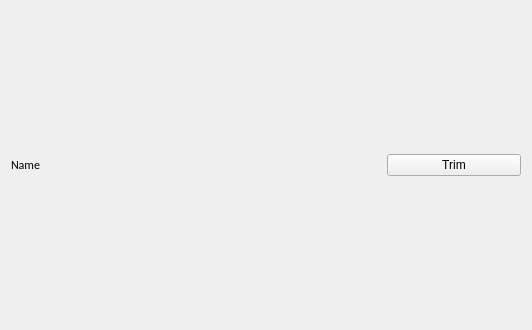
<?xml version="1.0" encoding="UTF-8"?>
<ui version="4.0">
 <class>FileItem</class>
 <widget class="QWidget" name="FileItem">
  <property name="geometry">
   <rect>
    <x>0</x>
    <y>0</y>
    <width>532</width>
    <height>330</height>
   </rect>
  </property>
  <property name="focusPolicy">
   <enum>Qt::ClickFocus</enum>
  </property>
  <property name="windowTitle">
   <string>Form</string>
  </property>
  <layout class="QHBoxLayout" name="horizontalLayout">
   <property name="topMargin">
    <number>15</number>
   </property>
   <property name="rightMargin">
    <number>11</number>
   </property>
   <property name="bottomMargin">
    <number>15</number>
   </property>
   <item>
    <widget class="QLabel" name="file_name">
     <property name="sizePolicy">
      <sizepolicy hsizetype="Fixed" vsizetype="Fixed">
       <horstretch>0</horstretch>
       <verstretch>0</verstretch>
      </sizepolicy>
     </property>
     <property name="minimumSize">
      <size>
       <width>150</width>
       <height>0</height>
      </size>
     </property>
     <property name="maximumSize">
      <size>
       <width>150</width>
       <height>16777215</height>
      </size>
     </property>
     <property name="font">
      <font>
       <family>Calibri</family>
      </font>
     </property>
     <property name="text">
      <string>Name</string>
     </property>
     <property name="wordWrap">
      <bool>true</bool>
     </property>
    </widget>
   </item>
   <item>
    <spacer name="horizontalSpacer">
     <property name="orientation">
      <enum>Qt::Horizontal</enum>
     </property>
     <property name="sizeType">
      <enum>QSizePolicy::Minimum</enum>
     </property>
     <property name="sizeHint" stdset="0">
      <size>
       <width>40</width>
       <height>20</height>
      </size>
     </property>
    </spacer>
   </item>
   <item>
    <widget class="CutControls" name="cut_controls" native="true"/>
   </item>
   <item>
    <spacer name="horizontalSpacer_2">
     <property name="orientation">
      <enum>Qt::Horizontal</enum>
     </property>
     <property name="sizeType">
      <enum>QSizePolicy::Minimum</enum>
     </property>
     <property name="sizeHint" stdset="0">
      <size>
       <width>40</width>
       <height>20</height>
      </size>
     </property>
    </spacer>
   </item>
   <item>
    <widget class="QPushButton" name="pushButton">
     <property name="focusPolicy">
      <enum>Qt::StrongFocus</enum>
     </property>
     <property name="text">
      <string>Trim</string>
     </property>
    </widget>
   </item>
  </layout>
 </widget>
 <customwidgets>
  <customwidget>
   <class>CutControls</class>
   <extends>QWidget</extends>
   <header>cutcontrols.h</header>
   <container>1</container>
  </customwidget>
 </customwidgets>
 <resources/>
 <connections/>
</ui>
